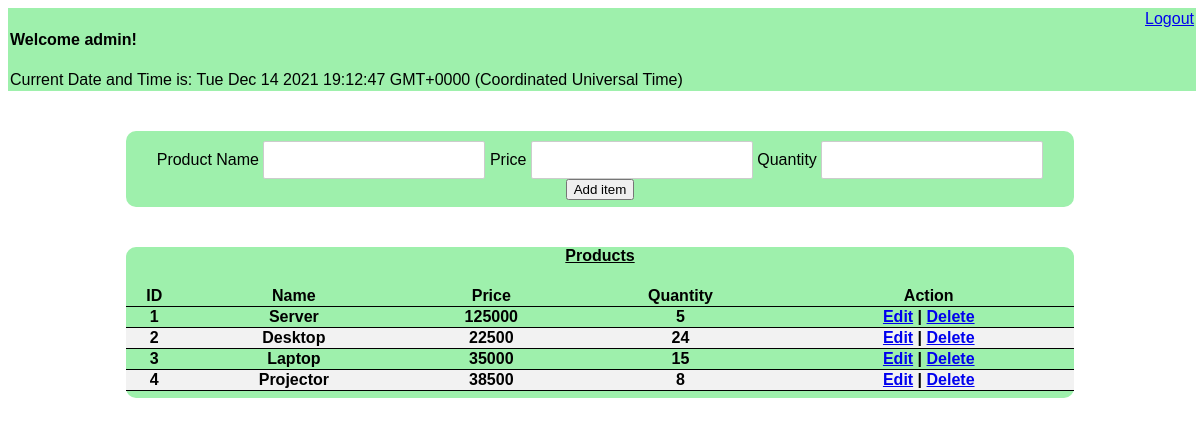
The page /index.php (signed in) on the database its author committed.
### tables this page shows
CREATE TABLE IF NOT EXISTS `product` (
  `product_id` int(255) NOT NULL AUTO_INCREMENT,
  `product_name` varchar(255) NOT NULL,
  `price` int(255) NOT NULL,
  `quantity` int(255) NOT NULL,
  PRIMARY KEY (`product_id`)
);

### index.php (the view, shortened to what this page needs)
<!DOCTYPE html>
<html>
	<head>
    <link rel="stylesheet" href="style.css" />
		<link rel="stylesheet" href="css/style.css" />
	</head>
	<body onload=display_ct();>
    <div class="nav">
      <a style="float: right;" href="logout.php">Logout</a>
			<h4>Welcome <?php echo $_SESSION['username']; ?>! </h4>
			<h8>Current Date and Time is: <span id='ct' ></span></h8>
    </div>
    <div class="nav2">
		<form method="POST" action="additem.php">
		    <label for="name">Product Name</label>
		    <input type="text" name="product_name">
		    <label for="name">Price</label>
		    <input type="text" name="price">
		    <label for="name">Quantity</label>
		    <input type="text" name="quant">
		    <button type="submit" name="add">Add item</button>
		</form>
    </div>
    <div class="nav2">
    <h4><u>Products</u></h4>
          <table>
            <thead>
              <tr>
                  <th scope="col">ID</th>
                  <th scope="col">Name</th>
                  <th scope="col">Price</th>
                  <th scope="col">Quantity</th>
                  <th scope="col">Action</th>
              </tr>
            </thead>
            <tbody>
		        <?php
               $conn = new mysqli("localhost:3308","root","","wt");
               $sql = "SELECT * FROM product";
               $result = $conn->query($sql);
					   $count=0;
               if ($result -> num_rows >  0) {
                 while ($row = $result->fetch_assoc())
				        {
					   $count=$count+1;
            ?>
            <tr>
              <th><?php echo $count ?></th>
              <th><?php echo $row["product_name"] ?></th>
              <th><?php echo $row["price"]  ?></th>
              <th><?php echo $row["quantity"]  ?></th>
					    <th><a href="edit.php?id=<?php echo $row["product_id"] ?>">Edit</a> | <a href="delete.php?id=<?php echo $row["product_id"] ?>">Delete</a></th>
            </tr>
            <?php
              }
              }
            ?>
            </tbody>
          </table>
          </div>
	</body>
</html>

### style.css (style rules this page uses)
body { font-family:Arial, Sans-Serif; }
.nav { width: 100%; background-color: #9EF0AC; height: auto; padding: 2px; }
.nav2 { width: 80%; margin: 0 auto; text-align: center; background-color: #9EF0AC; border-radius: 10px; height: auto; margin-top: 40px; padding-bottom: 7px; }
input[type='text'], input[type='email'], input[type='password'] { width: 200px; border-radius: 2px;border: 1px solid #CCC; padding: 10px; color: #333; font-size: 14px; margin-top: 10px; }
table { width: 100%; border-collapse: collapse; text-align: center; }
th, td { border-bottom: 1px solid #000000; text-align: center; }
tr:nth-child(even) { background-color: #f2f2f2; }

### rows shown on the page
product: product_name "Server", price "125000", quantity "5"
product: product_name "Desktop", price "22500", quantity "24"
product: product_name "Laptop", price "35000", quantity "15"
product: product_name "Projector", price "38500", quantity "8"

### other values the page prints
$_SESSION['username'] "admin"
